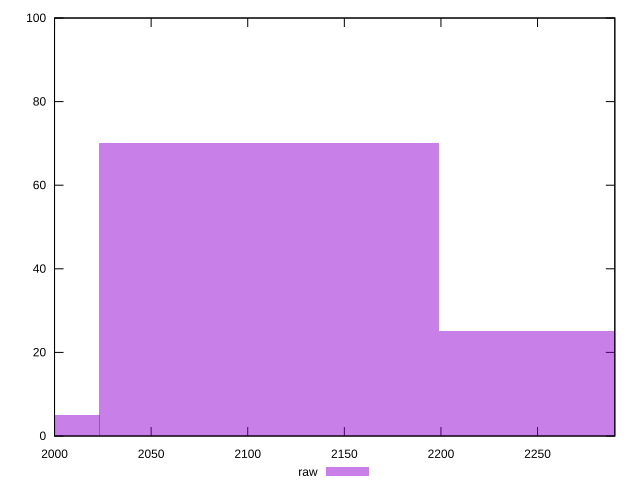

Write gnuplot code to recreate this figure.
reset

$raw <<EOF
2287.1801088899183 25
2111.2431774368474 70
1935.306245983777 5
EOF

set key outside below
set boxwidth 175.93693145307063
set xrange [2000:2290]
set yrange [0:100]
set trange [0:100]
set style fill transparent solid 0.5 noborder
set terminal svg size 640, 490 enhanced background rgb 'white'
set output "report_00018_2021-02-10T15-25-16.877Z/unused-javascript/samples/pages+cached+noadtech/raw/histogram.svg"

plot $raw title "raw" with boxes

reset
